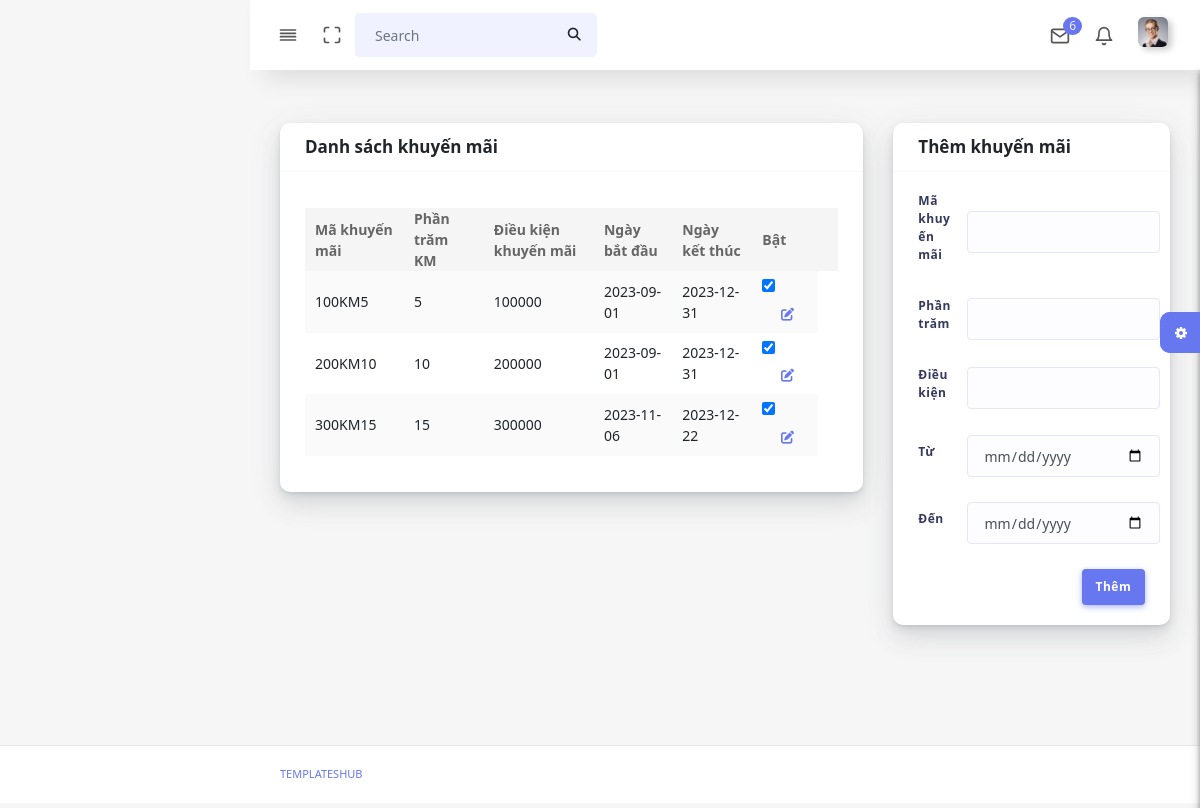
Screenshot of /admin/khuyenmai_ds.php with the database file from the repository.
### tables this page shows
CREATE TABLE `khuyenmai` (
  `MAKM` varchar(10) NOT NULL,
  `PHANTRAMKM` int(11) DEFAULT NULL,
  `DIEUKIENKM` int(11) DEFAULT NULL,
  `NGAYBD` date DEFAULT NULL,
  `NGAYKT` date DEFAULT NULL,
  `KM_TT` tinyint(1) NOT NULL DEFAULT 0
);

### admin/khuyenmai_ds.php (the view, shortened to what this page needs)
<!DOCTYPE html>
<html lang="en">
<?php
  include('head.php');
?>
<body>
    <div id="app">
        <div class="main-wrapper main-wrapper-1">
            <div class="navbar-bg"></div>
            <?php
        include('navbar.php');
      ?>
            <div class="main-content">
                <section class="section">
                    <div class="section-body">
                        <div class="row">
                            <div class="col-8">
                                <div class="card">
                                    <div class="card-header">
                                        <h4>Danh sách khuyến mãi</h4>
                                    </div>
                                    <div class="card-body">
                                        <div class="table-responsive">
                                            <table class="table table-striped table-hover" id="tableExport"
                                                style="width:100%;">
                                                <tbody>
                                                    <?php
                        $servername = "localhost";
                        $username = "root";
                        $password = "";
                        $dbname = "qlbanmicay";
                        $conn = new mysqli($servername, $username, $password, $dbname);
                        $sql = "select * from khuyenmai";
                        $result = $conn->query($sql);
                        if ($result->num_rows > 0) {
                            echo '<table class="table table-striped table-hover" id="tableExport" style="width:100%;">';
                            echo '<thead>';
                            echo '<tr>';
                            echo '<th>Mã khuyến mãi</th>';
                            echo '<th>Phần trăm KM</th>';
                            echo '<th>Điều kiện khuyến mãi</th>';
                            echo '<th>Ngày bắt đầu</th>';
                            echo '<th>Ngày kết thúc</th>';
                            echo '<th>Bật</th>';
                            echo '<th></th>';
                            echo '</tr>';
                            echo '</thead>';
                            echo '<tbody>';
                            while ($row = $result->fetch_assoc()) {
                                echo "<tr>
                                        <td>" . $row["MAKM"] . "</td>
                                        <td>" . $row["PHANTRAMKM"] . "</td>
                                        <td>" . $row["DIEUKIENKM"] . "</td>
                                        <td>" . $row["NGAYBD"] . "</td>
                                        <td>" . $row["NGAYKT"] . "</td>
                                        <td>"?> <input class="mt-2" type="checkbox" name="isOn" id="isOn" <?php if ($row["KM_TT"]==1) echo 'checked'; ?>> <?php "</td>
                                        <td>";
                                        ?>
                                            <button class="btn btn-link float-right" href="sanpham_sua.php"><i class="fas fa-edit"></i></button>
                                        <?php
                                echo "</td>
                                    </tr>";
                            }
                            echo '</tbody>';
                            echo '</table>';
                        } else {
                            echo "Không có dữ liệu sản phẩm.";
                        }
                        ?>
                                                </tbody>
                                            </table>
                                        </div>
                                    </div>
                                </div>
                            </div>
                            <div class="col-4">
                            <div class="card">
                                <div class="card-header">
                                    <h4>Thêm khuyến mãi</h4>
                                </div>
                                <div class="card-body">
                                    <form action="khuyenmai_them.php" method="get">
                                        <div class="form-group row align-items-center">
                                            <label class="col-3" for="">Mã khuyến mãi</label>
                                            <input type="text" name="makm" id="" class="form-control col-9">
                                        </div>
                                        <div class="form-group row align-items-center">
                                            <label class="col-3" for="">Phần trăm</label>
                                            <input type="text" name="tile" id="" class="form-control col-9">
                                        </div>
                                        <div class="form-group row align-items-center">
                                            <label class="col-3" for="">Điều kiện</label>
                                            <input type="text" name="dk" id="" class="form-control col-9">
                                        </div>
                                        <div class="form-group row align-items-center">
                                            <label class="col-3" for="">Từ</label>
                                            <input type="date" name="tu" id="" class="form-control col-9">
                                        </div>
                                        <div class="form-group row align-items-center">
                                            <label class="col-3" for="">Đến</label>
                                            <input type="date" name="den" id="" class="form-control col-9">
                                        </div>
                                        <button class="btn btn-primary float-right" type="submit">Thêm</button>
                                    </form>
                                </div>
                            </div>
                        </div>
                    </div>
                </section>
                <div class="settingSidebar">
                    <a href="javascript:void(0)" class="settingPanelToggle"> <i class="fa fa-spin fa-cog"></i>
                    </a>
                </div>
            </div>
            <?php
        require 'settingSide.php';
        require 'footer.php';
      ?>

### rows the page displays
khuyenmai: MAKM "100KM5", PHANTRAMKM "5", DIEUKIENKM "100000", NGAYBD "2023-09-01", NGAYKT "2023-12-31", KM_TT "☑"
khuyenmai: MAKM "200KM10", PHANTRAMKM "10", DIEUKIENKM "200000", NGAYBD "2023-09-01", NGAYKT "2023-12-31", KM_TT "☑"
khuyenmai: MAKM "300KM15", PHANTRAMKM "15", DIEUKIENKM "300000", NGAYBD "2023-11-06", NGAYKT "2023-12-22", KM_TT "☑"
